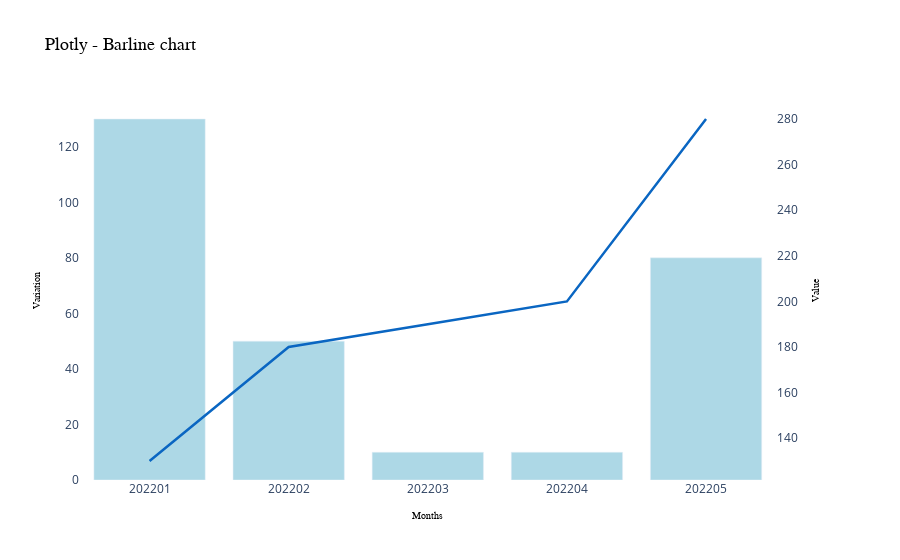

Notebook cell for this chart:
### Markdown cell above
#### Barline

### Code cell
data = [
    {"DATE": "202201", "VALUE": 130, "VARV": 130},
    {"DATE": "202202", "VALUE": 180, "VARV": 50},
    {"DATE": "202203", "VALUE": 190, "VARV": 10},
    {"DATE": "202204", "VALUE": 200, "VARV": 10},
    {"DATE": "202205", "VALUE": 280, "VARV": 80},
]
df = pd.DataFrame(data)
df

def create_barlinechart(df,
                        label="DATE",
                        value="VALUE",
                        varv="VARV",
                        xaxis_title="Months",
                        yaxis_title_r=None,
                        yaxis_title_l=None):    
    # Create figure with secondary y-axis
    fig = make_subplots(specs=[[{"secondary_y": True}]])

    # Add traces
    fig.add_trace(
        go.Bar(
            x=df[label],
            y=df[varv],
            marker=dict(color="#ADD8E6"),
        ),
        secondary_y=False,
    )
    fig.add_trace(
        go.Scatter(
            x=df[label],
            y=df[value],
            mode="lines",
            line=dict(color="#0A66C2", width=2.5),
        ),
        secondary_y=True,
    )

    # Add figure title
    fig.update_layout(
        title="Plotly - Barline chart",
        title_font=dict(family="Arial", size=18, color="black"),
        legend=None,
        plot_bgcolor="#ffffff",
        #width=1200,
        #height=800,
        paper_bgcolor="white",
        xaxis_title=xaxis_title,
        xaxis_title_font=dict(family="Arial", size=10, color="black"),
    )

    # Set y-axes titles
    fig.update_yaxes(
        title_text=yaxis_title_r,
        title_font=dict(family="Arial", size=10, color="black"),
        secondary_y=False
    )
    fig.update_yaxes(
        title_text=yaxis_title_l,
        title_font=dict(family="Arial", size=10, color="black"),
        secondary_y=True
    )
    fig.update_traces(showlegend=False)
    fig.show()
    return fig

fig = create_barlinechart(df,
                          yaxis_title_r="Variation",
                          yaxis_title_l="Value")

### Figure 1 — Plotly figure (JSON) as saved in the notebook; plotly's stock layout.template omitted (floating-point values rounded to 4 significant figures)
{"data": [{"marker": {"color": "#ADD8E6"}, "showlegend": false, "type": "bar", "x": ["202201", "202202", "202203", "202204", "202205"], "xaxis": "x", "y": [130, 50, 10, 10, 80], "yaxis": "y"}, {"line": {"color": "#0A66C2", "width": 2.5}, "mode": "lines", "showlegend": false, "type": "scatter", "x": ["202201", "202202", "202203", "202204", "202205"], "xaxis": "x", "y": [130, 180, 190, 200, 280], "yaxis": "y2"}], "layout": {"autosize": true, "legend": {}, "paper_bgcolor": "white", "plot_bgcolor": "#ffffff", "title": {"font": {"color": "black", "family": "Arial", "size": 18}, "text": "Plotly - Barline chart"}, "xaxis": {"anchor": "y", "autorange": true, "domain": [0, 0.94], "range": [-0.5, 4.5], "title": {"font": {"color": "black", "family": "Arial", "size": 10}, "text": "Months"}, "type": "category"}, "yaxis": {"anchor": "x", "autorange": true, "domain": [0, 1], "range": [0, 136.8], "title": {"font": {"color": "black", "family": "Arial", "size": 10}, "text": "Variation"}, "type": "linear"}, "yaxis2": {"anchor": "x", "autorange": true, "overlaying": "y", "range": [121.7, 288.3], "side": "right", "title": {"font": {"color": "black", "family": "Arial", "size": 10}, "text": "Value"}, "type": "linear"}}}
